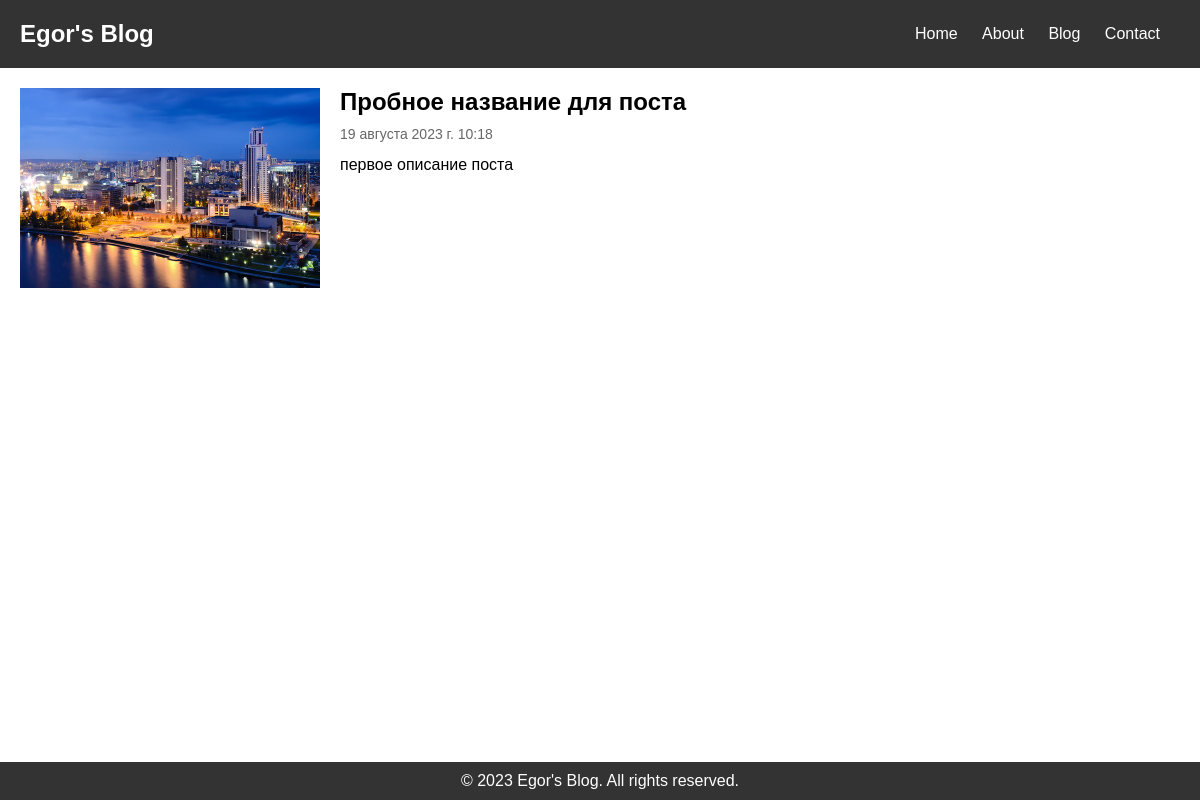
The app's page /article/1 with its own data.
### posts/models.py (models this page shows, shortened)
class Post(models.Model):
    title = models.CharField(max_length=256)
    description = models.TextField()
    created_timestamp = models.DateTimeField(auto_now_add=True)
    image = models.ImageField(upload_to="posts_images")
    category = models.ForeignKey(to=Category, on_delete=models.CASCADE)
    by_user = models.ForeignKey(to=User, on_delete=models.CASCADE, blank=True, null=True)

### posts/views.py (the view)
# urls.py: path('article/<int:pk>', article, name='article'),
def article(request, pk):
    post = Post.objects.get(pk=pk)
    context = {
        'post': post
    }
    return render(request, "article.html", context)

### posts/templates/article.html (shortened to what this page needs)
<!DOCTYPE html>
{% load static %}
<html lang="en">
<head>
    <link rel="stylesheet" href="{% static 'article.css' %}">
</head>
<body>
<header class="header">
    <h1 class="logo">Egor's Blog</h1>
    <nav class="nav">
        <ul>
            <li><a href="#">Home</a></li>
            <li><a href="#">About</a></li>
            <li><a href="#">Blog</a></li>
            <li><a href="#">Contact</a></li>
        </ul>
    </nav>
</header>
<main class="content">
    <article class="post-details">
        <div class="post-details-image-container">
            <img src="{{ post.image.url }}" alt="" class="post-details-image">
        </div>
        <div class="post-details-content">
            <h2 class="post-details-title">{{ post.title }}</h2>
            <p class="post-details-meta">{{ post.created_timestamp }}</p>
            <p class="post-details-body">
                {{ post.description }}
            </p>
        </div>
    </article>
</main>
<footer class="footer">
    <p>&copy; 2023 Egor's Blog. All rights reserved.</p>
</footer>
</body>
</html>

### posts/static/article.css (style rules this page uses)
body, h1, h2, h3, p, ul, li { margin: 0; padding: 0; }
body { font-family: Arial, sans-serif; position: relative; min-height: 100vh; }
.header { background-color: #333; color: #fff; padding: 20px; display: flex; justify-content: space-between; align-items: center; }
.logo { font-size: 24px; }
.nav ul { list-style: none; }
.nav ul li { display: inline; margin-right: 20px; }
.nav a { text-decoration: none; color: #fff; }
.content { padding: 20px; }
.post-details { margin-bottom: 40px; display: flex; align-items: flex-start; }
.post-details-title { font-size: 24px; margin-bottom: 10px; }
.post-details-meta { color: #666; font-size: 14px; margin-bottom: 10px; }
.post-details-body { line-height: 1.6; }
.post-details-image-container { margin-right: 20px; }
.post-details-image { max-width: 300px; max-height: 200px; width: auto; height: auto; }
.footer { background-color: #333; color: #fff; text-align: center; padding: 10px 0; position: absolute; bottom: 0; width: 100%; }

### records on screen
Post: image (picture), title "Пробное название для поста", created_timestamp "19 августа 2023 г. 10:18", description "первое описание поста"
